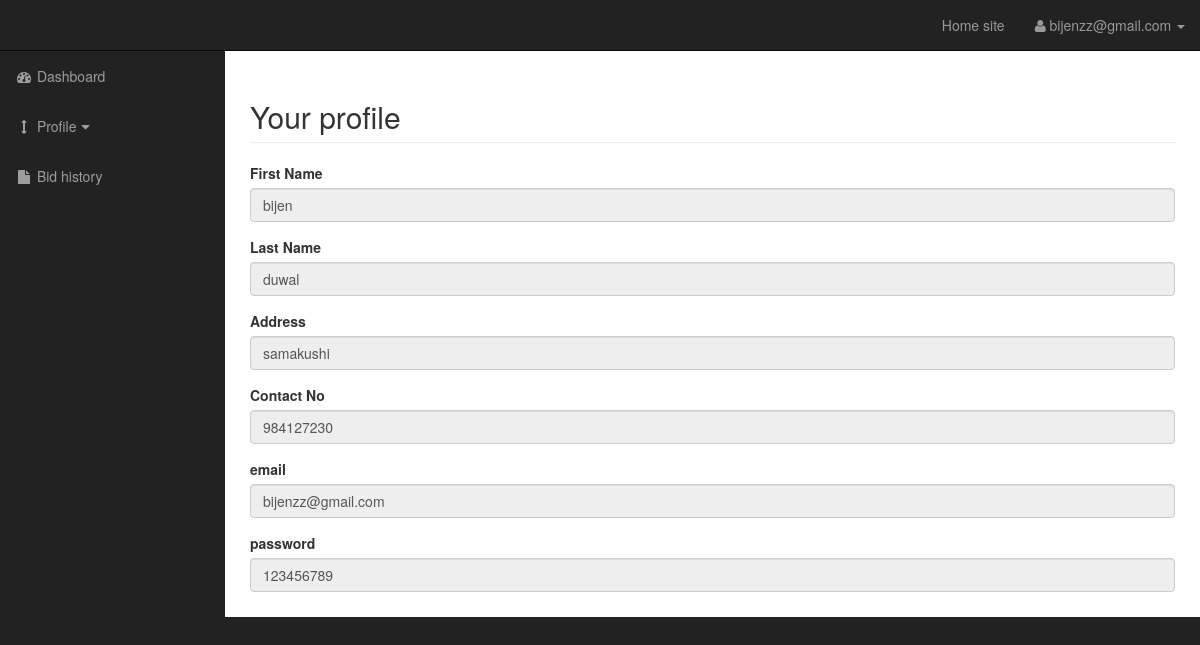
Page /bider_login_templete/view_profile.php (signed in) on the committed database.
### tables this page shows
CREATE TABLE `bider_login` (
  `id` int(11) NOT NULL,
  `first_name` varchar(30) NOT NULL,
  `last_name` varchar(22) NOT NULL,
  `address` varchar(40) NOT NULL,
  `contact_no` varchar(255) NOT NULL,
  `email` varchar(30) NOT NULL,
  `password` varchar(50) NOT NULL
);

### bider_login_templete/view_profile.php (the view, shortened to what this page needs)
 <?php include "include/header.php";?>
    <div id="wrapper">
<?php include "include/side_navbar.php"?>
        <div id="page-wrapper">
            <div class="container-fluid">
                <div class="row">
                    <div class="col-lg-12">
                        <h2 class="page-header">
                           Your profile
                        </h2>
<?php
$email=$_SESSION['name'];
$query ="SELECT * from bider_login WHERE email='$email'";
$query_for_profile=mysqli_query($link,$query);
while($row=mysqli_fetch_assoc($query_for_profile)){
  $first_name=$row['first_name'];
  $last_name=$row['last_name'];
  $address=$row['address'];
  $contact_no=$row['contact_no'];
  $email=$row["email"];
  $password=$row['password'];
}
?>
<form method="post">
      <div class="form-group">
         <label for="first_name">First Name </label>
          <input type="text" value="<?php echo "$first_name"; ?>" class="form-control" name="first_name" readonly>
      </div>
       <div class="form-group">
         <label for="last_name"> Last Name </label>
          <input type="text"  value="<?php echo "$last_name"; ?>" class="form-control" name="last_name" readonly>
      </div>
      <div class="form-group">
         <label for="address"> Address </label>
         <input type="text"  value="<?php echo "$address"; ?>" class="form-control" name="address" readonly>
      </div>
         <div class="form-group">
         <label for="contact_no"> Contact No </label>
         <input type="number" value="<?php echo "$contact_no"; ?>" class="form-control" name="contact_no" readonly>
      </div>
     <div class="form-group">
         <label for="email"> email </label>
         <input type="text"  value="<?php echo "$email"; ?>" class="form-control" name="email" readonly>
      </div>
         <div class="form-group">
         <label for="password"> password </label>
         <input type="text" value="<?php echo "$password"; ?>" class="form-control" name="password" readonly>
      </div>
</form>
</div>
</div>
<?php include "include/footer.php"?>
   <?php include"include/footer.php"?>

### bider_login_templete/css/sb-admin.css (style rules this page uses)
body { margin-top: 100px; background-color: #222; }
@media (min-width:768px) { body { margin-top: 50px; } }
#wrapper { padding-left: 0; }
#page-wrapper { width: 100%; padding: 0; background-color: #fff; }
@media (min-width:768px) { #wrapper { padding-left: 225px; } }
@media (min-width:768px) { #page-wrapper { padding: 10px; } }

### rows in the picture
bider_login: first_name "bijen", last_name "duwal", address "samakushi", contact_no "984127230", email "bijenzz@gmail.com", password "123456789"

### other values in the picture
$name "bijenzz@gmail.com"
